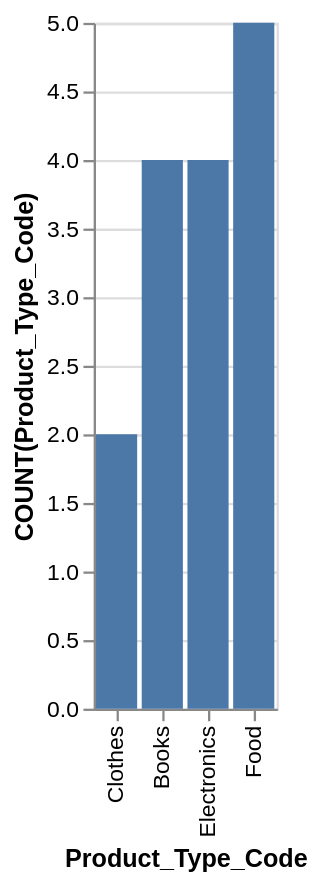

Express this chart as Vega-Lite.
### Vega-Lite specification from a JSON file in a GitHub repository (floating-point values rounded to 4 significant figures)
{"data": {"values": [{"x_data": "Clothes", "y_data": 2}, {"x_data": "Books", "y_data": 4}, {"x_data": "Electronics", "y_data": 4}, {"x_data": "Food", "y_data": 5}]}, "mark": "bar", "encoding": {"x": {"field": "x_data", "type": "nominal", "title": "Product_Type_Code", "sort": {"op": "sum", "field": "y_data", "order": "ascending"}}, "y": {"field": "y_data", "type": "quantitative", "title": "COUNT(Product_Type_Code)"}}}
